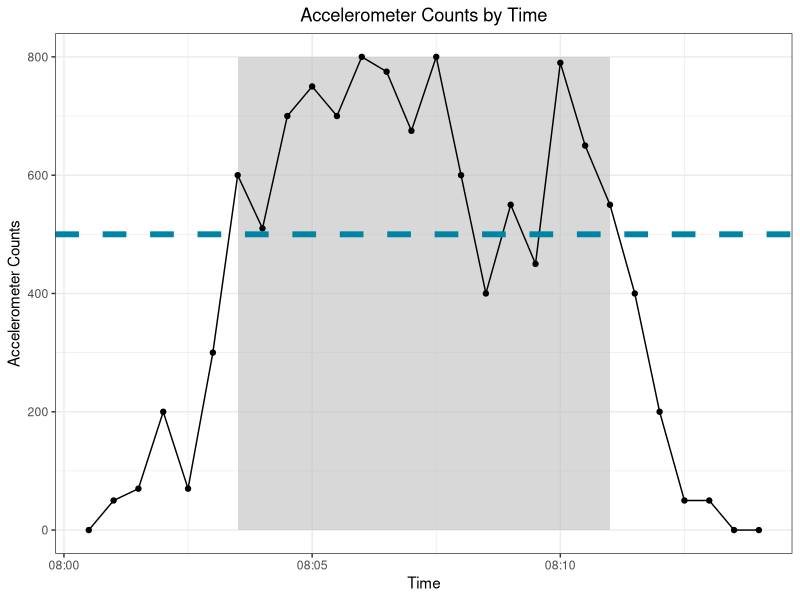

Recreate this plot in R.
## Paper figure 2
## Accelerometer counts by time with a highlighted period of interest

library(tidyverse)

counts <- data.frame(activity_counts = c(0, 50, 70, 200, 70, 300, 600, 510, 700, 750, 700, 800, 775, 675,
                                                       800, 600, 400, 550, 450, 790, 650, 550, 400, 200, 50, 50, 0, 0))
time <- seq(lubridate::ymd_hms("2023-04-07 08:00:30"), length.out = nrow(counts), by = "30 sec")
accelerometry_counts <- cbind(counts, time)
min <- accelerometry_counts$time[7]
max <- accelerometry_counts$time[22]
ggplot2::ggplot(accelerometry_counts, ggplot2::aes(x=time, y=activity_counts)) +
          ggplot2::annotate('rect', xmin=min, xmax=max, ymin=0, ymax=800, alpha=.6, fill = "gray") +
          ggplot2::geom_point() +
          ggplot2::geom_line() +
          ggplot2::geom_hline(yintercept=500, linetype="dashed", color = "#0084A4", linewidth = 2) +
          ggplot2::labs(x = "Time",
                        y = "Accelerometer Counts",
                        title = "Accelerometer Counts by Time") +
          ggplot2::theme_bw() +
          ggplot2::theme(plot.title = ggplot2::element_text(hjust=0.5))